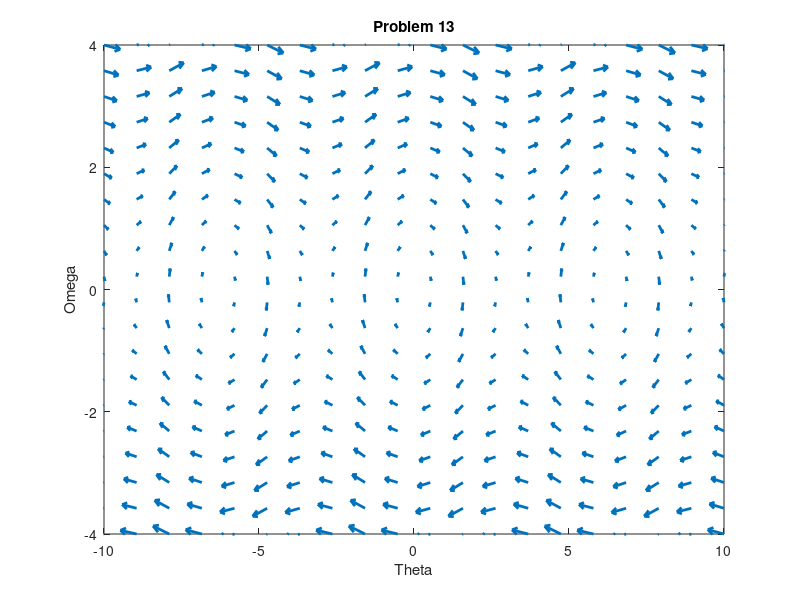

Reproduce this figure in MATLAB.
clear;
clc;
x  =linspace(-10 , 10, 20);
z = linspace(-4 , 4 ,20);

x_0 = -10;
z_0 = 0;

for i = 1:length(x)
    for k = 1:length(z)
        R=sqrt(x(i)^2 + z(k)^2) ; 
        EX(i,k) =(z(i));
        EZ(i,k) = (-sin(x(k)));
       
    end
end
scaleFactor = 0.5; 
quiver ( x , z , EX, EZ, scaleFactor, 'LineWidth', 2); 
axis([-10 10 -4 4])
xlabel('Theta');
ylabel('Omega');
title('Problem 13');